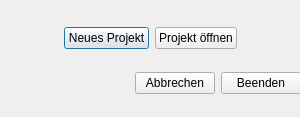
<?xml version="1.0" encoding="UTF-8"?>
<ui version="4.0">
 <class>Welcome</class>
 <widget class="QDialog" name="Welcome">
  <property name="enabled">
   <bool>true</bool>
  </property>
  <property name="geometry">
   <rect>
    <x>0</x>
    <y>0</y>
    <width>300</width>
    <height>117</height>
   </rect>
  </property>
  <property name="sizePolicy">
   <sizepolicy hsizetype="Fixed" vsizetype="Fixed">
    <horstretch>0</horstretch>
    <verstretch>0</verstretch>
   </sizepolicy>
  </property>
  <property name="minimumSize">
   <size>
    <width>300</width>
    <height>117</height>
   </size>
  </property>
  <property name="maximumSize">
   <size>
    <width>409</width>
    <height>159</height>
   </size>
  </property>
  <property name="windowTitle">
   <string>Willkommen</string>
  </property>
  <property name="sizeGripEnabled">
   <bool>false</bool>
  </property>
  <property name="modal">
   <bool>true</bool>
  </property>
  <widget class="QWidget" name="verticalLayoutWidget">
   <property name="geometry">
    <rect>
     <x>0</x>
     <y>10</y>
     <width>301</width>
     <height>101</height>
    </rect>
   </property>
   <layout class="QVBoxLayout" name="verticalLayout">
    <item>
     <layout class="QGridLayout" name="gridLayout">
      <item row="0" column="1">
       <widget class="QPushButton" name="new_button">
        <property name="text">
         <string>Neues Projekt</string>
        </property>
        <property name="icon">
         <iconset resource="gui.qrc">
          <normaloff>:/buttons/icons/plus.png</normaloff>:/buttons/icons/plus.png</iconset>
        </property>
       </widget>
      </item>
      <item row="0" column="0">
       <spacer name="horizontalSpacer_2">
        <property name="orientation">
         <enum>Qt::Horizontal</enum>
        </property>
        <property name="sizeHint" stdset="0">
         <size>
          <width>40</width>
          <height>20</height>
         </size>
        </property>
       </spacer>
      </item>
      <item row="0" column="2">
       <widget class="QPushButton" name="open_button">
        <property name="minimumSize">
         <size>
          <width>0</width>
          <height>0</height>
         </size>
        </property>
        <property name="text">
         <string>Projekt öffnen</string>
        </property>
        <property name="icon">
         <iconset resource="gui.qrc">
          <normaloff>:/buttons/icons/open.png</normaloff>:/buttons/icons/open.png</iconset>
        </property>
       </widget>
      </item>
      <item row="0" column="3">
       <spacer name="horizontalSpacer_3">
        <property name="orientation">
         <enum>Qt::Horizontal</enum>
        </property>
        <property name="sizeHint" stdset="0">
         <size>
          <width>40</width>
          <height>20</height>
         </size>
        </property>
       </spacer>
      </item>
     </layout>
    </item>
    <item>
     <layout class="QHBoxLayout" name="horizontalLayout_2">
      <item>
       <spacer name="horizontalSpacer">
        <property name="orientation">
         <enum>Qt::Horizontal</enum>
        </property>
        <property name="sizeHint" stdset="0">
         <size>
          <width>40</width>
          <height>20</height>
         </size>
        </property>
       </spacer>
      </item>
      <item>
       <widget class="QPushButton" name="cancel_button">
        <property name="text">
         <string>Abbrechen</string>
        </property>
       </widget>
      </item>
      <item>
       <widget class="QPushButton" name="exit_button">
        <property name="text">
         <string>Beenden</string>
        </property>
       </widget>
      </item>
     </layout>
    </item>
   </layout>
  </widget>
 </widget>
 <resources>
  <include location="gui.qrc"/>
 </resources>
 <connections/>
</ui>
